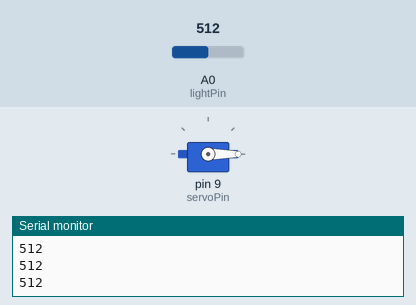
This sketch was run on a simulated Arduino Uno, built with avr-gcc and run on an emulated ATmega328P. Parts: servo, the last lines printed to the serial monitor. The test bench sets the inputs (shaded band); at power-on: A0 (lightPin) = 512.

Above: at 1.2 s.
1.3 s: A0 (lightPin) set to 122
At 2.9 s:
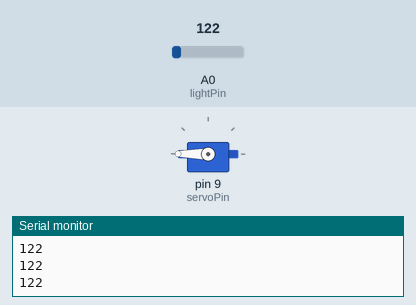
3.2 s: A0 (lightPin) set to 306
At 4.0 s:
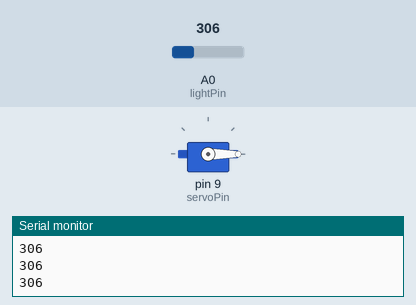
5.0 s: A0 (lightPin) set to 0
At 6.0 s:
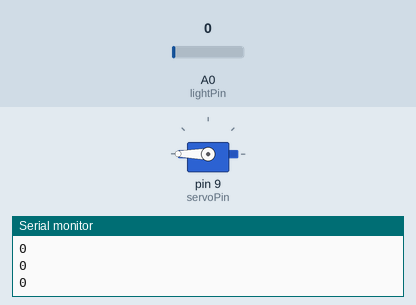
Timing chart, 0 to 8.0 s (numbered marks = the images above; inputs shaded):
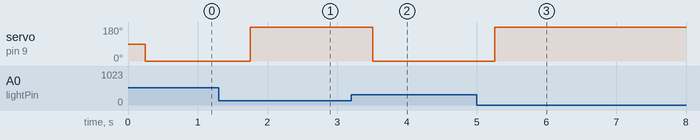

The sketch:

photo-servo.ino
```cpp
#include <Servo.h>
int servoPin=9;
int lightPin=A0;
int lightVal;
int servoPos;
Servo myServo;
int dt=250;

void setup() {
  // put your setup code here, to run once:
Serial.begin(9600);
myServo.attach(servoPin);
pinMode(servoPin, OUTPUT);
pinMode(lightPin, INPUT);
}

void loop() {
  // put your main code here, to run repeatedly:
lightVal=analogRead(lightPin);
Serial.println(lightVal);
delay(dt);
servoPos=(-16./10.)*lightVal+16.*300./10.;
myServo.write(servoPos);
}
```

Measured:
- after the input at 1.3 s, servo on pin 9 (servoPin): 0° → 180° after 0.45 s
- after the input at 3.2 s, servo on pin 9 (servoPin): 180° → 0° after 0.31 s
- after the input at 5.0 s, servo on pin 9 (servoPin): 0° → 180° after 0.26 s
